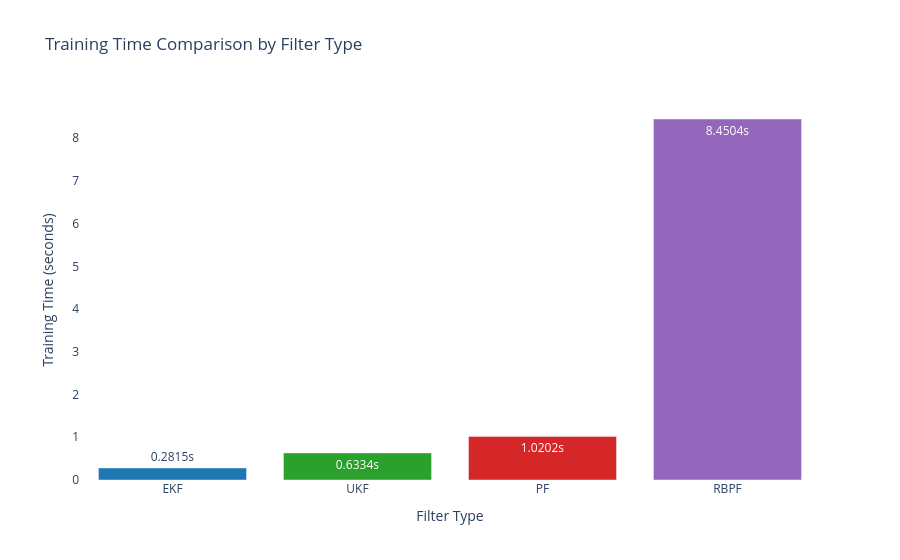
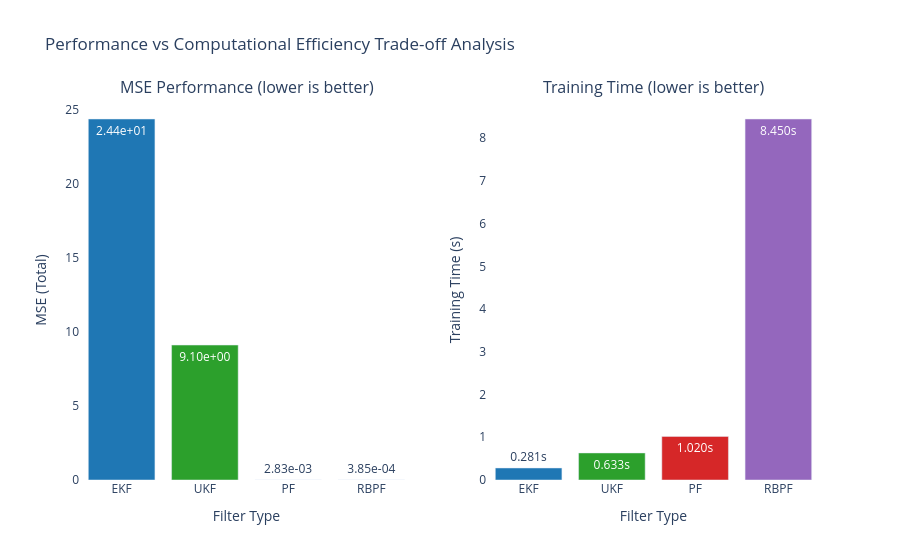

Write notebook code for charts like these, in order.
### Code cell
# ============================================================
# Training Time Comparison Visualization
# ============================================================
import plotly.graph_objects as go
from plotly.subplots import make_subplots

# Training time comparison bar chart
filter_names = list(training_times.keys())
times = list(training_times.values())
colors = ['#1f77b4', '#2ca02c', '#d62728', '#9467bd']  # Blue, Green, Red, Purple

fig_timing = go.Figure()
fig_timing.add_trace(go.Bar(
    x=filter_names,
    y=times,
    marker=dict(color=colors),
    text=[f'{t:.4f}s' for t in times],
    textposition='auto',
    name='Training Time'
))

fig_timing.update_layout(
    title='Training Time Comparison by Filter Type',
    xaxis_title='Filter Type',
    yaxis_title='Training Time (seconds)',
    font=dict(size=12),
    plot_bgcolor='white',
    paper_bgcolor='white',
    showlegend=False
)

fig_timing.show()

# Combined Performance vs Speed Analysis
fig_combined = make_subplots(
    rows=1, cols=2,
    subplot_titles=('MSE Performance (lower is better)', 'Training Time (lower is better)'),
    specs=[[{"secondary_y": False}, {"secondary_y": False}]]
)

# MSE subplot
mse_values = [mse_total_ekf, mse_total_ukf, mse_total_pf, mse_total_rbpf]
fig_combined.add_trace(
    go.Bar(x=filter_names, y=mse_values, marker=dict(color=colors), 
           text=[f'{mse:.2e}' for mse in mse_values], textposition='auto',
           name='MSE'),
    row=1, col=1
)

# Training time subplot  
fig_combined.add_trace(
    go.Bar(x=filter_names, y=times, marker=dict(color=colors),
           text=[f'{t:.3f}s' for t in times], textposition='auto',
           name='Time'),
    row=1, col=2
)

fig_combined.update_layout(
    title_text="Performance vs Computational Efficiency Trade-off Analysis",
    font=dict(size=12),
    plot_bgcolor='white',
    paper_bgcolor='white',
    showlegend=False
)

fig_combined.update_xaxes(title_text="Filter Type", row=1, col=1)
fig_combined.update_xaxes(title_text="Filter Type", row=1, col=2)
fig_combined.update_yaxes(title_text="MSE (Total)", row=1, col=1)
fig_combined.update_yaxes(title_text="Training Time (s)", row=1, col=2)

fig_combined.show()

# Performance efficiency metric: accuracy per computation time
print("\n🎯 Performance-Efficiency Trade-off Analysis:")
print("   (Lower MSE/Time ratio = better overall efficiency)")
for i, name in enumerate(filter_names):
    efficiency_metric = mse_values[i] / times[i] if times[i] > 0 else float('inf')
    print(f"   {name}: MSE/Time = {efficiency_metric:.2e}")
    
# Rank filters by different criteria
mse_ranking = sorted(zip(filter_names, mse_values), key=lambda x: x[1])
time_ranking = sorted(zip(filter_names, times), key=lambda x: x[1])
efficiency_ranking = sorted(zip(filter_names, [mse_values[i]/times[i] for i in range(len(filter_names))]), key=lambda x: x[1])

print("\n🏆 Rankings:")
print("   By Accuracy (MSE):", [name for name, _ in mse_ranking])
print("   By Speed (Time):", [name for name, _ in time_ranking])
print("   By Overall Efficiency (MSE/Time):", [name for name, _ in efficiency_ranking])

### Figure 1 — Plotly figure (JSON) as saved in the notebook; plotly's stock layout.template omitted (floating-point values rounded to 4 significant figures)
{"data": [{"marker": {"color": ["#1f77b4", "#2ca02c", "#d62728", "#9467bd"]}, "name": "Training Time", "text": ["0.2815s", "0.6334s", "1.0202s", "8.4504s"], "textposition": "auto", "type": "bar", "x": ["EKF", "UKF", "PF", "RBPF"], "y": [0.2815, 0.6334, 1.02, 8.45]}], "layout": {"font": {"size": 12}, "paper_bgcolor": "white", "plot_bgcolor": "white", "showlegend": false, "title": {"text": "Training Time Comparison by Filter Type"}, "xaxis": {"title": {"text": "Filter Type"}}, "yaxis": {"title": {"text": "Training Time (seconds)"}}}}

### Figure 2 — Plotly figure (JSON) as saved in the notebook; plotly's stock layout.template omitted (floating-point values rounded to 4 significant figures)
{"data": [{"marker": {"color": ["#1f77b4", "#2ca02c", "#d62728", "#9467bd"]}, "name": "MSE", "text": ["2.44e+01", "9.10e+00", "2.83e-03", "3.85e-04"], "textposition": "auto", "type": "bar", "x": ["EKF", "UKF", "PF", "RBPF"], "xaxis": "x", "y": [24.36, 9.105, 0.002832, 0.0003849], "yaxis": "y"}, {"marker": {"color": ["#1f77b4", "#2ca02c", "#d62728", "#9467bd"]}, "name": "Time", "text": ["0.281s", "0.633s", "1.020s", "8.450s"], "textposition": "auto", "type": "bar", "x": ["EKF", "UKF", "PF", "RBPF"], "xaxis": "x2", "y": [0.2815, 0.6334, 1.02, 8.45], "yaxis": "y2"}], "layout": {"annotations": [{"font": {"size": 16}, "showarrow": false, "text": "MSE Performance (lower is better)", "x": 0.225, "xanchor": "center", "xref": "paper", "y": 1, "yanchor": "bottom", "yref": "paper"}, {"font": {"size": 16}, "showarrow": false, "text": "Training Time (lower is better)", "x": 0.775, "xanchor": "center", "xref": "paper", "y": 1, "yanchor": "bottom", "yref": "paper"}], "font": {"size": 12}, "paper_bgcolor": "white", "plot_bgcolor": "white", "showlegend": false, "title": {"text": "Performance vs Computational Efficiency Trade-off Analysis"}, "xaxis": {"anchor": "y", "domain": [0, 0.45], "title": {"text": "Filter Type"}}, "xaxis2": {"anchor": "y2", "domain": [0.55, 1], "title": {"text": "Filter Type"}}, "yaxis": {"anchor": "x", "domain": [0, 1], "title": {"text": "MSE (Total)"}}, "yaxis2": {"anchor": "x2", "domain": [0, 1], "title": {"text": "Training Time (s)"}}}}
